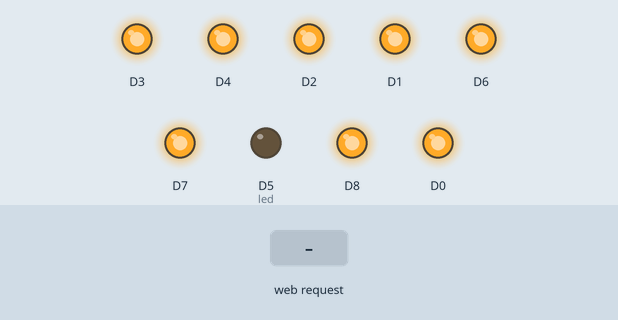
This sketch was run on a simulated ESP8266 (NodeMCU). Shown: output pins drawn as LEDs (lit = HIGH). Inputs (shaded band) come from the test bench. WiFi joins after 1.5 s; servers stay silent unless stated; what the sketch prints to the serial monitor is not drawn.

Above: at 2.7 s.
2.8 s: HTTP request GET /0 received
At 3.8 s:
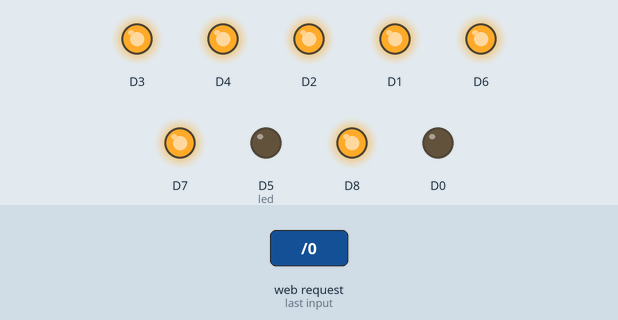
4.3 s: HTTP request GET /1 received
At 4.9 s:
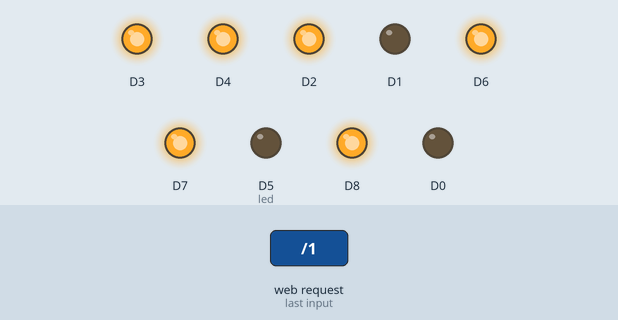
5.8 s: HTTP request GET /2 received
At 6.1 s:
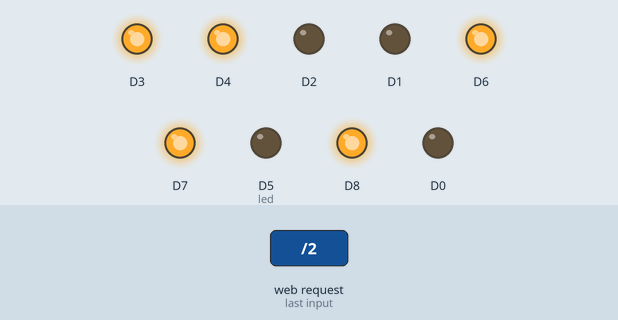
7.3 s: HTTP request GET /3 received
At 8.4 s:
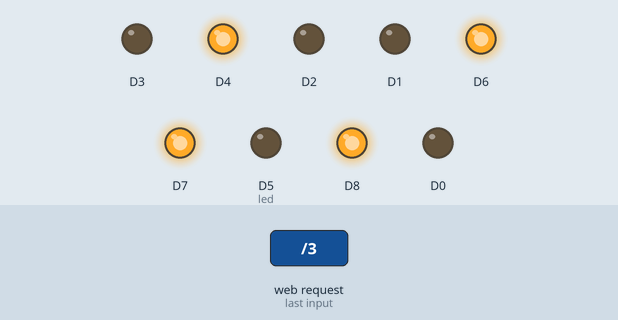
8.8 s: HTTP request GET /4 received
At 9.6 s:
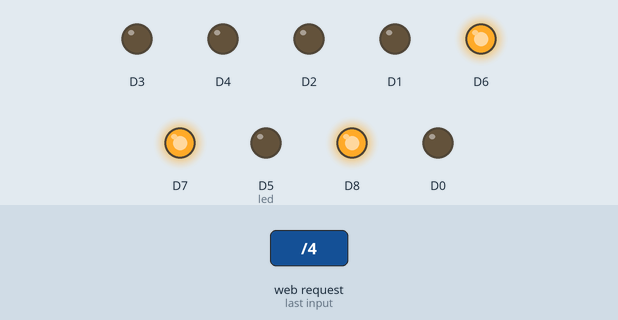
10.3 s: HTTP request GET /6 received
At 10.7 s:
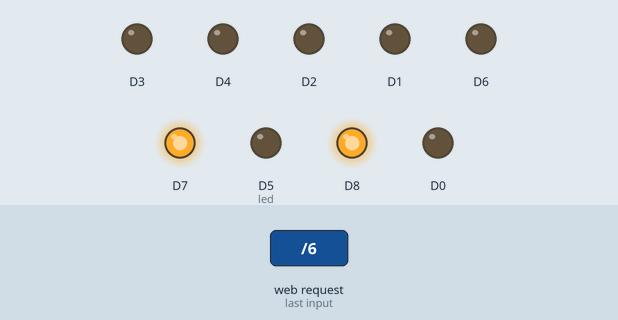
Timing chart, 0 to 12.8 s (numbered marks = the images above; inputs shaded):
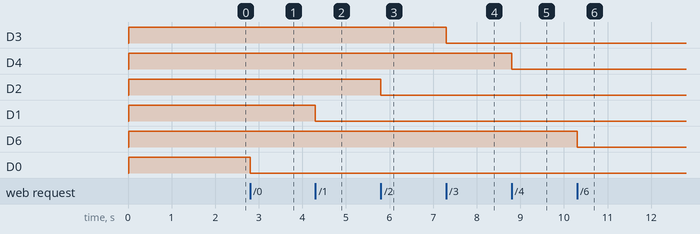

The sketch:

HelloServer.ino
```cpp
#include <ESP8266WiFi.h>
#include <WiFiClient.h>
#include <ESP8266WebServer.h>
#include <ESP8266mDNS.h>

const char* ssid = "ray";
const char* password = "qwert1234";

ESP8266WebServer server(80);


class HomeAut{
  public:
  bool d[9];
  int dd[9];
  HomeAut(){
    dd[0]=D0;
    dd[1]=D1;
    dd[2]=D2;
    dd[3]=D3;
    dd[4]=D4;
    dd[5]=D5;
    dd[6]=D6;
    dd[7]=D7;
    dd[8]=D8;
    for(int i=0;i<10;i++) {d[i]=false; switch_on(i);}

  }
  void switch_on(int pin_number){
    d[pin_number]=true;
    Serial.println("switch "+String(pin_number)+" was made on");
    digitalWrite(dd[pin_number], HIGH);
  }
  void switch_off(int pin_number){
    d[pin_number]=false;
    Serial.println("switch "+String(pin_number)+" was made off");
    digitalWrite(dd[pin_number], LOW);
  }
  String get_json_status(){
    String data="[";
    for(int i=0;i<9;i++){
      data += String(d[i]?1:0);
      if(i!=8) data += ",";
      else data += "]";
    }
    return data;
  }
} aut;


const int led = D5;

void handleRoot(int i) {
  if(i>=0 && i<9){
    if(aut.d[i]==false) aut.switch_on(i);
    else aut.switch_off(i);
  }
  else Serial.print(i);
  server.send(200, "json", aut.get_json_status());
}

void handleNotFound(){
  Serial.println("/"+String(char('0'+1)));
  digitalWrite(led, 1);
  String message = "File Not Found\n\n";
  message += "URI: ";
  message += server.uri();
  message += "\nMethod: ";
  message += (server.method() == HTTP_GET)?"GET":"POST";
  message += "\nArguments: ";
  message += server.args();
  message += "\n";
  for (uint8_t i=0; i<server.args(); i++){
    message += " " + server.argName(i) + ": " + server.arg(i) + "\n";
  }
  server.send(404, "text/plain", message);
  digitalWrite(led, 0);
}
int i;
void setup(void){
  for(int i=0;i<9;i++)
    pinMode(aut.dd[i], OUTPUT);
  pinMode(led, OUTPUT);
  digitalWrite(led, 0);
  Serial.begin(115200);
  WiFi.mode(WIFI_STA);
  WiFi.begin(ssid, password);
  Serial.println("");

  // Wait for connection
  while (WiFi.status() != WL_CONNECTED) {
    delay(500);
    Serial.print(".");
  }
  Serial.println("");
  Serial.print("Connected to ");
  Serial.println(ssid);
  Serial.print("IP address: ");
  Serial.println(WiFi.localIP());

  if (MDNS.begin("esp8266")) {
    Serial.println("MDNS responder started");
  }

    server.on("/0", [](){handleRoot(0); Serial.print("/"+char('0'+i));});
    server.on("/1", [](){handleRoot(1); Serial.print("/"+char('0'+i));});
    server.on("/2", [](){handleRoot(2); Serial.print("/"+char('0'+i));});
    server.on("/3", [](){handleRoot(3); Serial.print("/"+char('0'+i));});
    server.on("/4", [](){handleRoot(4); Serial.print("/"+char('0'+i));});
    server.on("/5", [](){handleRoot(5); Serial.print("/"+char('0'+i));});
    server.on("/6", [](){handleRoot(6); Serial.print("/"+char('0'+i));});
    server.on("/7", [](){handleRoot(7); Serial.print("/"+char('0'+i));});
    server.on("/8", [](){handleRoot(8); Serial.print("/"+char('0'+i));});
    server.on("/9", [](){handleRoot(9); Serial.print("/"+char('0'+i));});


  server.on("/inline", [](){
    server.send(200, "text/plain", "this works as well");
  });

  server.onNotFound(handleNotFound);

  server.begin();
  Serial.println("HTTP server started");
}

void loop(void){
  server.handleClient();
}
```

Measured:
- after the input at 2.8 s, D0: HIGH → LOW at once
- after the input at 4.3 s, D1: HIGH → LOW at once
- after the input at 5.8 s, D2: HIGH → LOW at once
- after the input at 7.3 s, D3: HIGH → LOW at once
- after the input at 8.8 s, D4: HIGH → LOW at once
- after the input at 10.3 s, D6: HIGH → LOW at once
